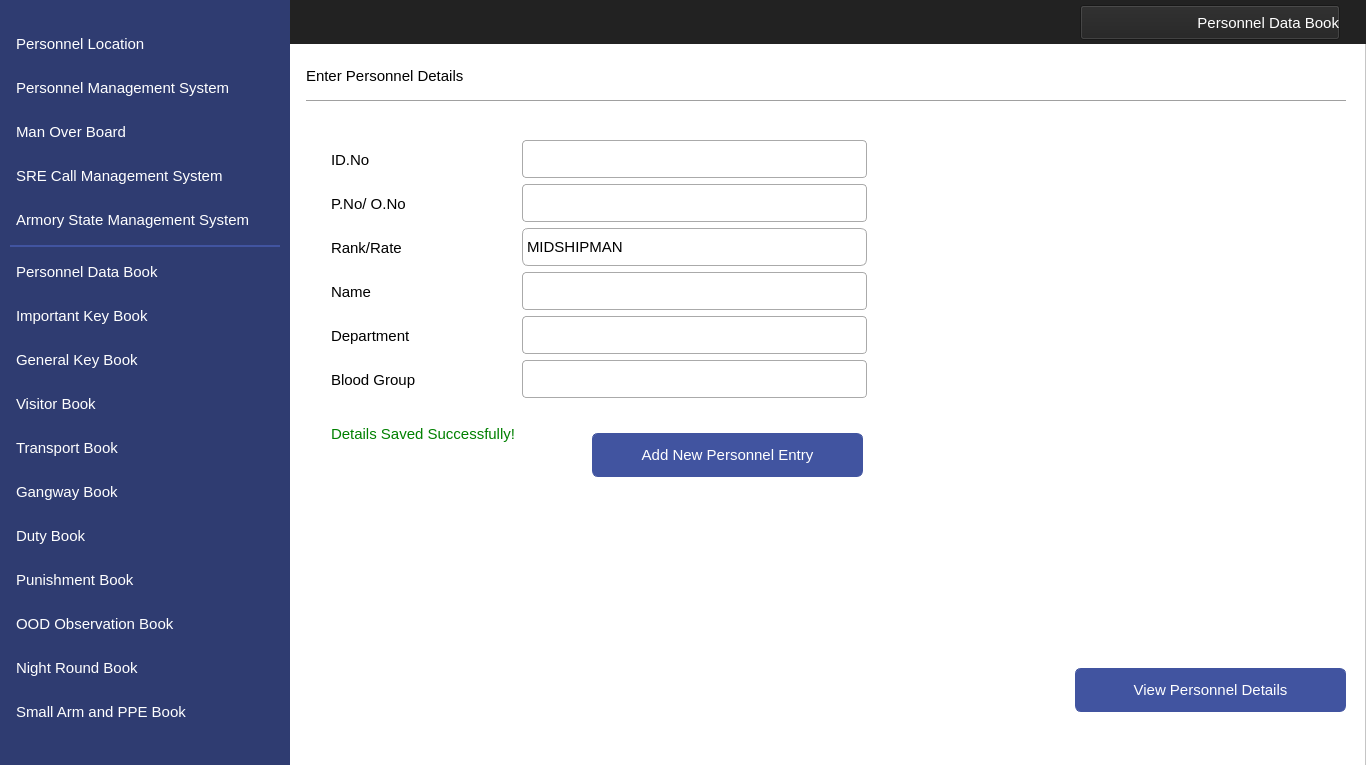
<?xml version="1.0" encoding="UTF-8"?>
<ui version="4.0">
 <class>MainWindow</class>
 <widget class="QMainWindow" name="MainWindow">
  <property name="geometry">
   <rect>
    <x>0</x>
    <y>0</y>
    <width>1366</width>
    <height>765</height>
   </rect>
  </property>
  <property name="windowTitle">
   <string>MainWindow</string>
  </property>
  <widget class="QWidget" name="centralwidget">
   <widget class="QFrame" name="frame">
    <property name="geometry">
     <rect>
      <x>0</x>
      <y>0</y>
      <width>1366</width>
      <height>768</height>
     </rect>
    </property>
    <property name="styleSheet">
     <string notr="true">background-color: #ffffff</string>
    </property>
    <property name="frameShape">
     <enum>QFrame::StyledPanel</enum>
    </property>
    <property name="frameShadow">
     <enum>QFrame::Raised</enum>
    </property>
    <widget class="QLabel" name="label">
     <property name="geometry">
      <rect>
       <x>0</x>
       <y>0</y>
       <width>290</width>
       <height>768</height>
      </rect>
     </property>
     <property name="styleSheet">
      <string notr="true">background-image: url(null);
background-color:#2F3C71;</string>
     </property>
     <property name="text">
      <string/>
     </property>
    </widget>
    <widget class="QLabel" name="label_2">
     <property name="geometry">
      <rect>
       <x>0</x>
       <y>0</y>
       <width>1366</width>
       <height>44</height>
      </rect>
     </property>
     <property name="styleSheet">
      <string notr="true">background-image: url(null);
background-color:#222222;</string>
     </property>
     <property name="text">
      <string/>
     </property>
    </widget>
    <widget class="QPushButton" name="navViewPersonnelDetails">
     <property name="geometry">
      <rect>
       <x>1075</x>
       <y>668</y>
       <width>271</width>
       <height>44</height>
      </rect>
     </property>
     <property name="font">
      <font>
       <family>Segoe UI</family>
       <pointsize>11</pointsize>
      </font>
     </property>
     <property name="cursor">
      <cursorShape>PointingHandCursor</cursorShape>
     </property>
     <property name="styleSheet">
      <string notr="true">QPushButton
{
    color: #ffffff;
    background-color:#4154A0;
    border-width: 1px;
    border-color: #4154A0;
    border-style: solid;
    border-radius: 6;
    padding: 3px;
    font-size: 11pt;
    padding-left: 5px;
    padding-right: 5px;
    min-width: 40px;
}

QPushButton:hover
{
    background-color:#384889
}
QPushButton:pressed
{
    background-color: #384889;
 	border-width: 3px;
    border-color: #5C70BC;
    border-style: solid;
    border-radius: 6;

}</string>
     </property>
     <property name="text">
      <string>View Personnel Details</string>
     </property>
     <property name="icon">
      <iconset resource="../IconResource.qrc">
       <normaloff>:/images/viewDetails.png</normaloff>:/images/viewDetails.png</iconset>
     </property>
     <property name="iconSize">
      <size>
       <width>25</width>
       <height>25</height>
      </size>
     </property>
    </widget>
    <widget class="QPushButton" name="navViewPunishment">
     <property name="geometry">
      <rect>
       <x>10</x>
       <y>558</y>
       <width>270</width>
       <height>44</height>
      </rect>
     </property>
     <property name="font">
      <font>
       <family>Segoe UI</family>
       <pointsize>11</pointsize>
      </font>
     </property>
     <property name="cursor">
      <cursorShape>PointingHandCursor</cursorShape>
     </property>
     <property name="styleSheet">
      <string notr="true">QPushButton 
{
    text-align: left;
    color: #ffffff;
    background-color:#2F3C71;
    border-width: 1px;
    border-color: #2F3C71;
    border-style: solid;
    border-radius: 6;
    padding: 3px;
    font-size: 11pt;
    padding-left: 5px;
    padding-right: 5px;
    min-width: 40px;
}

QPushButton:hover
{
    background-color:#4154A0;
}
QPushButton:pressed
{
    background-color: #384889;
 	border-width: 3px;
    border-color: #5C70BC;
    border-style: solid;
    border-radius: 6;

}</string>
     </property>
     <property name="text">
      <string>Punishment Book</string>
     </property>
     <property name="icon">
      <iconset resource="../IconResource.qrc">
       <normaloff>:/images/punishment.png</normaloff>:/images/punishment.png</iconset>
     </property>
     <property name="iconSize">
      <size>
       <width>25</width>
       <height>25</height>
      </size>
     </property>
     <property name="flat">
      <bool>false</bool>
     </property>
    </widget>
    <widget class="QPushButton" name="navViewImpKey">
     <property name="geometry">
      <rect>
       <x>10</x>
       <y>294</y>
       <width>270</width>
       <height>44</height>
      </rect>
     </property>
     <property name="font">
      <font>
       <family>Segoe UI</family>
       <pointsize>11</pointsize>
      </font>
     </property>
     <property name="cursor">
      <cursorShape>PointingHandCursor</cursorShape>
     </property>
     <property name="styleSheet">
      <string notr="true">QPushButton 
{
    text-align: left;
    color: #ffffff;
    background-color:#2F3C71;
    border-width: 1px;
    border-color: #2F3C71;
    border-style: solid;
    border-radius: 6;
    padding: 3px;
    font-size: 11pt;
    padding-left: 5px;
    padding-right: 5px;
    min-width: 40px;
}

QPushButton:hover
{
    background-color:#4154A0;
}
QPushButton:pressed
{
    background-color: #384889;
 	border-width: 3px;
    border-color: #5C70BC;
    border-style: solid;
    border-radius: 6;

}</string>
     </property>
     <property name="text">
      <string>Important Key Book</string>
     </property>
     <property name="icon">
      <iconset resource="../IconResource.qrc">
       <normaloff>:/images/impKey.png</normaloff>:/images/impKey.png</iconset>
     </property>
     <property name="iconSize">
      <size>
       <width>25</width>
       <height>25</height>
      </size>
     </property>
     <property name="flat">
      <bool>false</bool>
     </property>
    </widget>
    <widget class="QPushButton" name="navViewGenKey">
     <property name="geometry">
      <rect>
       <x>10</x>
       <y>338</y>
       <width>270</width>
       <height>44</height>
      </rect>
     </property>
     <property name="font">
      <font>
       <family>Segoe UI</family>
       <pointsize>11</pointsize>
      </font>
     </property>
     <property name="cursor">
      <cursorShape>PointingHandCursor</cursorShape>
     </property>
     <property name="styleSheet">
      <string notr="true">QPushButton 
{
    text-align: left;
    color: #ffffff;
    background-color:#2F3C71;
    border-width: 1px;
    border-color: #2F3C71;
    border-style: solid;
    border-radius: 6;
    padding: 3px;
    font-size: 11pt;
    padding-left: 5px;
    padding-right: 5px;
    min-width: 40px;
}

QPushButton:hover
{
    background-color:#4154A0;
}
QPushButton:pressed
{
    background-color: #384889;
 	border-width: 3px;
    border-color: #5C70BC;
    border-style: solid;
    border-radius: 6;

}</string>
     </property>
     <property name="text">
      <string>General Key Book</string>
     </property>
     <property name="icon">
      <iconset resource="../IconResource.qrc">
       <normaloff>:/images/genKey.png</normaloff>:/images/genKey.png</iconset>
     </property>
     <property name="iconSize">
      <size>
       <width>25</width>
       <height>25</height>
      </size>
     </property>
     <property name="flat">
      <bool>false</bool>
     </property>
    </widget>
    <widget class="QPushButton" name="navViewVisitor">
     <property name="geometry">
      <rect>
       <x>10</x>
       <y>382</y>
       <width>270</width>
       <height>44</height>
      </rect>
     </property>
     <property name="font">
      <font>
       <family>Segoe UI</family>
       <pointsize>11</pointsize>
      </font>
     </property>
     <property name="cursor">
      <cursorShape>PointingHandCursor</cursorShape>
     </property>
     <property name="styleSheet">
      <string notr="true">QPushButton 
{
    text-align: left;
    color: #ffffff;
    background-color:#2F3C71;
    border-width: 1px;
    border-color: #2F3C71;
    border-style: solid;
    border-radius: 6;
    padding: 3px;
    font-size: 11pt;
    padding-left: 5px;
    padding-right: 5px;
    min-width: 40px;
}

QPushButton:hover
{
    background-color:#4154A0;
}

QPushButton:pressed
{
    background-color: #384889;
 	border-width: 3px;
    border-color: #5C70BC;
    border-style: solid;
    border-radius: 6;
}</string>
     </property>
     <property name="text">
      <string>Visitor Book</string>
     </property>
     <property name="icon">
      <iconset resource="../IconResource.qrc">
       <normaloff>:/images/visitor.png</normaloff>:/images/visitor.png</iconset>
     </property>
     <property name="iconSize">
      <size>
       <width>25</width>
       <height>25</height>
      </size>
     </property>
     <property name="flat">
      <bool>false</bool>
     </property>
    </widget>
    <widget class="QPushButton" name="navViewTransport">
     <property name="geometry">
      <rect>
       <x>10</x>
       <y>426</y>
       <width>270</width>
       <height>44</height>
      </rect>
     </property>
     <property name="font">
      <font>
       <family>Segoe UI</family>
       <pointsize>11</pointsize>
      </font>
     </property>
     <property name="cursor">
      <cursorShape>PointingHandCursor</cursorShape>
     </property>
     <property name="styleSheet">
      <string notr="true">QPushButton 
{
    text-align: left;
    color: #ffffff;
    background-color:#2F3C71;
    border-width: 1px;
    border-color: #2F3C71;
    border-style: solid;
    border-radius: 6;
    padding: 3px;
    font-size: 11pt;
    padding-left: 5px;
    padding-right: 5px;
    min-width: 40px;
}

QPushButton:hover
{
    background-color:#4154A0;
}
QPushButton:pressed
{
    background-color: #384889;
 	border-width: 3px;
    border-color: #5C70BC;
    border-style: solid;
    border-radius: 6;

}</string>
     </property>
     <property name="text">
      <string>Transport Book</string>
     </property>
     <property name="icon">
      <iconset resource="../IconResource.qrc">
       <normaloff>:/images/transport.png</normaloff>:/images/transport.png</iconset>
     </property>
     <property name="iconSize">
      <size>
       <width>25</width>
       <height>25</height>
      </size>
     </property>
     <property name="flat">
      <bool>false</bool>
     </property>
    </widget>
    <widget class="QPushButton" name="navViewGangway">
     <property name="geometry">
      <rect>
       <x>10</x>
       <y>470</y>
       <width>270</width>
       <height>44</height>
      </rect>
     </property>
     <property name="font">
      <font>
       <family>Segoe UI</family>
       <pointsize>11</pointsize>
      </font>
     </property>
     <property name="cursor">
      <cursorShape>PointingHandCursor</cursorShape>
     </property>
     <property name="styleSheet">
      <string notr="true">QPushButton 
{
    text-align: left;
    color: #ffffff;
    background-color:#2F3C71;
    border-width: 1px;
    border-color: #2F3C71;
    border-style: solid;
    border-radius: 6;
    padding: 3px;
    font-size: 11pt;
    padding-left: 5px;
    padding-right: 5px;
    min-width: 40px;
}

QPushButton:hover
{
    background-color:#4154A0;
}
QPushButton:pressed
{
    background-color: #384889;
 	border-width: 3px;
    border-color: #5C70BC;
    border-style: solid;
    border-radius: 6;

}</string>
     </property>
     <property name="text">
      <string>Gangway Book</string>
     </property>
     <property name="icon">
      <iconset resource="../IconResource.qrc">
       <normaloff>:/images/gangway.png</normaloff>:/images/gangway.png</iconset>
     </property>
     <property name="iconSize">
      <size>
       <width>25</width>
       <height>25</height>
      </size>
     </property>
     <property name="flat">
      <bool>false</bool>
     </property>
    </widget>
    <widget class="QPushButton" name="navViewDuty">
     <property name="geometry">
      <rect>
       <x>10</x>
       <y>514</y>
       <width>270</width>
       <height>44</height>
      </rect>
     </property>
     <property name="font">
      <font>
       <family>Segoe UI</family>
       <pointsize>11</pointsize>
      </font>
     </property>
     <property name="cursor">
      <cursorShape>PointingHandCursor</cursorShape>
     </property>
     <property name="styleSheet">
      <string notr="true">QPushButton 
{
    text-align: left;
    color: #ffffff;
    background-color:#2F3C71;
    border-width: 1px;
    border-color: #2F3C71;
    border-style: solid;
    border-radius: 6;
    padding: 3px;
    font-size: 11pt;
    padding-left: 5px;
    padding-right: 5px;
    min-width: 40px;
}

QPushButton:hover
{
    background-color:#4154A0;
}
QPushButton:pressed
{
    background-color: #384889;
 	border-width: 3px;
    border-color: #5C70BC;
    border-style: solid;
    border-radius: 6;

}</string>
     </property>
     <property name="text">
      <string>Duty Book</string>
     </property>
     <property name="icon">
      <iconset resource="../IconResource.qrc">
       <normaloff>:/images/duty.png</normaloff>:/images/duty.png</iconset>
     </property>
     <property name="iconSize">
      <size>
       <width>25</width>
       <height>25</height>
      </size>
     </property>
     <property name="flat">
      <bool>false</bool>
     </property>
    </widget>
    <widget class="QPushButton" name="navViewNight">
     <property name="geometry">
      <rect>
       <x>10</x>
       <y>646</y>
       <width>270</width>
       <height>44</height>
      </rect>
     </property>
     <property name="font">
      <font>
       <family>Segoe UI</family>
       <pointsize>11</pointsize>
      </font>
     </property>
     <property name="cursor">
      <cursorShape>PointingHandCursor</cursorShape>
     </property>
     <property name="styleSheet">
      <string notr="true">QPushButton 
{
    text-align: left;
    color: #ffffff;
    background-color:#2F3C71;
    border-width: 1px;
    border-color: #2F3C71;
    border-style: solid;
    border-radius: 6;
    padding: 3px;
    font-size: 11pt;
    padding-left: 5px;
    padding-right: 5px;
    min-width: 40px;
}

QPushButton:hover
{
    background-color:#4154A0;
}
QPushButton:pressed
{
    background-color: #384889;
 	border-width: 3px;
    border-color: #5C70BC;
    border-style: solid;
    border-radius: 6;

}</string>
     </property>
     <property name="text">
      <string>Night Round Book</string>
     </property>
     <property name="icon">
      <iconset resource="../IconResource.qrc">
       <normaloff>:/images/night.png</normaloff>:/images/night.png</iconset>
     </property>
     <property name="iconSize">
      <size>
       <width>25</width>
       <height>25</height>
      </size>
     </property>
     <property name="flat">
      <bool>false</bool>
     </property>
    </widget>
    <widget class="QLabel" name="label_4">
     <property name="geometry">
      <rect>
       <x>10</x>
       <y>245</y>
       <width>270</width>
       <height>2</height>
      </rect>
     </property>
     <property name="styleSheet">
      <string notr="true">background-color:#4154A0;</string>
     </property>
     <property name="text">
      <string/>
     </property>
    </widget>
    <widget class="QPushButton" name="navViewMOB">
     <property name="geometry">
      <rect>
       <x>10</x>
       <y>110</y>
       <width>270</width>
       <height>44</height>
      </rect>
     </property>
     <property name="font">
      <font>
       <family>Segoe UI</family>
       <pointsize>11</pointsize>
      </font>
     </property>
     <property name="cursor">
      <cursorShape>PointingHandCursor</cursorShape>
     </property>
     <property name="styleSheet">
      <string notr="true">QPushButton 
{
    text-align: left;
    color: #ffffff;
    background-color:#2F3C71;
    border-width: 1px;
    border-color: #2F3C71;
    border-style: solid;
    border-radius: 6;
    padding: 3px;
    font-size: 11pt;
    padding-left: 5px;
    padding-right: 5px;
    min-width: 40px;
}

QPushButton:hover
{
    background-color:#4154A0;
}
QPushButton:pressed
{
    background-color: #384889;
 	border-width: 3px;
    border-color: #5C70BC;
    border-style: solid;
    border-radius: 6;

}</string>
     </property>
     <property name="text">
      <string>Man Over Board</string>
     </property>
     <property name="icon">
      <iconset resource="../IconResource.qrc">
       <normaloff>:/images/mob.png</normaloff>:/images/mob.png</iconset>
     </property>
     <property name="iconSize">
      <size>
       <width>32</width>
       <height>32</height>
      </size>
     </property>
     <property name="flat">
      <bool>false</bool>
     </property>
    </widget>
    <widget class="QPushButton" name="navViewLocation">
     <property name="geometry">
      <rect>
       <x>10</x>
       <y>22</y>
       <width>270</width>
       <height>44</height>
      </rect>
     </property>
     <property name="font">
      <font>
       <family>Segoe UI</family>
       <pointsize>11</pointsize>
      </font>
     </property>
     <property name="cursor">
      <cursorShape>PointingHandCursor</cursorShape>
     </property>
     <property name="styleSheet">
      <string notr="true">QPushButton 
{
    text-align: left;
    color: #ffffff;
    background-color:#2F3C71;
    border-width: 1px;
    border-color: #2F3C71;
    border-style: solid;
    border-radius: 6;
    padding: 3px;
    font-size: 11pt;
    padding-left: 5px;
    padding-right: 5px;
    min-width: 40px;
}

QPushButton:hover
{
    background-color:#4154A0;
}
QPushButton:pressed
{
    background-color: #384889;
 	border-width: 3px;
    border-color: #5C70BC;
    border-style: solid;
    border-radius: 6;

}</string>
     </property>
     <property name="text">
      <string>Personnel Location</string>
     </property>
     <property name="icon">
      <iconset resource="../IconResource.qrc">
       <normaloff>:/images/locate.png</normaloff>:/images/locate.png</iconset>
     </property>
     <property name="iconSize">
      <size>
       <width>25</width>
       <height>25</height>
      </size>
     </property>
     <property name="flat">
      <bool>false</bool>
     </property>
    </widget>
    <widget class="QPushButton" name="navViewMangement">
     <property name="geometry">
      <rect>
       <x>10</x>
       <y>66</y>
       <width>270</width>
       <height>44</height>
      </rect>
     </property>
     <property name="font">
      <font>
       <family>Segoe UI</family>
       <pointsize>11</pointsize>
      </font>
     </property>
     <property name="cursor">
      <cursorShape>PointingHandCursor</cursorShape>
     </property>
     <property name="styleSheet">
      <string notr="true">QPushButton 
{
    text-align: left;
    color: #ffffff;
    background-color:#2F3C71;
    border-width: 1px;
    border-color: #2F3C71;
    border-style: solid;
    border-radius: 6;
    padding: 3px;
    font-size: 11pt;
    padding-left: 5px;
    padding-right: 5px;
    min-width: 40px;
}

QPushButton:hover
{
    background-color:#4154A0;
}
QPushButton:pressed
{
    background-color: #384889;
 	border-width: 3px;
    border-color: #5C70BC;
    border-style: solid;
    border-radius: 6;

}</string>
     </property>
     <property name="text">
      <string>Personnel Management System</string>
     </property>
     <property name="icon">
      <iconset resource="../IconResource.qrc">
       <normaloff>:/images/personnel.png</normaloff>:/images/personnel.png</iconset>
     </property>
     <property name="iconSize">
      <size>
       <width>32</width>
       <height>32</height>
      </size>
     </property>
     <property name="flat">
      <bool>false</bool>
     </property>
    </widget>
    <widget class="QPushButton" name="navViewPPE">
     <property name="geometry">
      <rect>
       <x>10</x>
       <y>690</y>
       <width>270</width>
       <height>44</height>
      </rect>
     </property>
     <property name="font">
      <font>
       <family>Segoe UI</family>
       <pointsize>11</pointsize>
      </font>
     </property>
     <property name="cursor">
      <cursorShape>PointingHandCursor</cursorShape>
     </property>
     <property name="styleSheet">
      <string notr="true">QPushButton 
{
    text-align: left;
    color: #ffffff;
    background-color:#2F3C71;
    border-width: 1px;
    border-color: #2F3C71;
    border-style: solid;
    border-radius: 6;
    padding: 3px;
    font-size: 11pt;
    padding-left: 5px;
    padding-right: 5px;
    min-width: 40px;
}

QPushButton:hover
{
    background-color:#4154A0;
}
QPushButton:pressed
{
    background-color: #384889;
 	border-width: 3px;
    border-color: #5C70BC;
    border-style: solid;
    border-radius: 6;

}</string>
     </property>
     <property name="text">
      <string>Small Arm and PPE Book</string>
     </property>
     <property name="icon">
      <iconset resource="../IconResource.qrc">
       <normaloff>:/images/armPPE.png</normaloff>:/images/armPPE.png</iconset>
     </property>
     <property name="iconSize">
      <size>
       <width>25</width>
       <height>25</height>
      </size>
     </property>
     <property name="flat">
      <bool>false</bool>
     </property>
    </widget>
    <widget class="QPushButton" name="navViewOOD">
     <property name="geometry">
      <rect>
       <x>10</x>
       <y>602</y>
       <width>270</width>
       <height>44</height>
      </rect>
     </property>
     <property name="font">
      <font>
       <family>Segoe UI</family>
       <pointsize>11</pointsize>
      </font>
     </property>
     <property name="cursor">
      <cursorShape>PointingHandCursor</cursorShape>
     </property>
     <property name="styleSheet">
      <string notr="true">QPushButton 
{
    text-align: left;
    color: #ffffff;
    background-color:#2F3C71;
    border-width: 1px;
    border-color: #2F3C71;
    border-style: solid;
    border-radius: 6;
    padding: 3px;
    font-size: 11pt;
    padding-left: 5px;
    padding-right: 5px;
    min-width: 40px;
}

QPushButton:hover
{
    background-color:#4154A0;
}
QPushButton:pressed
{
    background-color: #384889;
 	border-width: 3px;
    border-color: #5C70BC;
    border-style: solid;
    border-radius: 6;

}</string>
     </property>
     <property name="text">
      <string>OOD Observation Book</string>
     </property>
     <property name="icon">
      <iconset resource="../IconResource.qrc">
       <normaloff>:/images/oodObserve.png</normaloff>:/images/oodObserve.png</iconset>
     </property>
     <property name="iconSize">
      <size>
       <width>25</width>
       <height>25</height>
      </size>
     </property>
     <property name="flat">
      <bool>false</bool>
     </property>
    </widget>
    <widget class="QPushButton" name="navViewCMS">
     <property name="geometry">
      <rect>
       <x>10</x>
       <y>154</y>
       <width>270</width>
       <height>44</height>
      </rect>
     </property>
     <property name="font">
      <font>
       <family>Segoe UI</family>
       <pointsize>11</pointsize>
      </font>
     </property>
     <property name="cursor">
      <cursorShape>PointingHandCursor</cursorShape>
     </property>
     <property name="styleSheet">
      <string notr="true">QPushButton 
{
    text-align: left;
    color: #ffffff;
    background-color:#2F3C71;
    border-width: 1px;
    border-color: #2F3C71;
    border-style: solid;
    border-radius: 6;
    padding: 3px;
    font-size: 11pt;
    padding-left: 5px;
    padding-right: 5px;
    min-width: 40px;
}

QPushButton:hover
{
    background-color:#4154A0;
}
QPushButton:pressed
{
    background-color: #384889;
 	border-width: 3px;
    border-color: #5C70BC;
    border-style: solid;
    border-radius: 6;

}</string>
     </property>
     <property name="text">
      <string>SRE Call Management System</string>
     </property>
     <property name="icon">
      <iconset resource="../IconResource.qrc">
       <normaloff>:/images/sreCall.png</normaloff>:/images/sreCall.png</iconset>
     </property>
     <property name="iconSize">
      <size>
       <width>25</width>
       <height>25</height>
      </size>
     </property>
     <property name="flat">
      <bool>false</bool>
     </property>
    </widget>
    <widget class="QLabel" name="label_7">
     <property name="geometry">
      <rect>
       <x>331</x>
       <y>138</y>
       <width>191</width>
       <height>44</height>
      </rect>
     </property>
     <property name="font">
      <font>
       <family>Segoe UI</family>
       <pointsize>11</pointsize>
      </font>
     </property>
     <property name="layoutDirection">
      <enum>Qt::LeftToRight</enum>
     </property>
     <property name="styleSheet">
      <string notr="true">color: #000000;
background-color:#ffffff;
font-size: 11pt</string>
     </property>
     <property name="text">
      <string>ID.No</string>
     </property>
     <property name="alignment">
      <set>Qt::AlignLeading|Qt::AlignLeft|Qt::AlignVCenter</set>
     </property>
    </widget>
    <widget class="QLineEdit" name="edtID">
     <property name="geometry">
      <rect>
       <x>522</x>
       <y>140</y>
       <width>345</width>
       <height>38</height>
      </rect>
     </property>
     <property name="font">
      <font>
       <family>Segoe UI</family>
       <pointsize>11</pointsize>
      </font>
     </property>
     <property name="styleSheet">
      <string notr="true">QLineEdit{
    border:1px solid #aaa;
    border-radius:4px;
    outline:none;
    padding:6px;
    box-sizing:border-box;
    transition:.3s;
  }
  QLineEdit:hover{
	 border:1px solid #000;	
 	transition:.3s;
}
  QLineEdit:focus{
    border-color:dodgerBlue;
    box-shadow:0 0 8px 0 dodgerBlue;
  }</string>
     </property>
    </widget>
    <widget class="QLabel" name="label_8">
     <property name="geometry">
      <rect>
       <x>331</x>
       <y>182</y>
       <width>191</width>
       <height>44</height>
      </rect>
     </property>
     <property name="font">
      <font>
       <family>Segoe UI</family>
       <pointsize>11</pointsize>
      </font>
     </property>
     <property name="layoutDirection">
      <enum>Qt::LeftToRight</enum>
     </property>
     <property name="styleSheet">
      <string notr="true">color: #000000;
background-color:#ffffff;
font-size: 11pt</string>
     </property>
     <property name="text">
      <string>P.No/ O.No</string>
     </property>
     <property name="alignment">
      <set>Qt::AlignLeading|Qt::AlignLeft|Qt::AlignVCenter</set>
     </property>
    </widget>
    <widget class="QLineEdit" name="edtPNO">
     <property name="geometry">
      <rect>
       <x>522</x>
       <y>184</y>
       <width>345</width>
       <height>38</height>
      </rect>
     </property>
     <property name="font">
      <font>
       <family>Segoe UI</family>
       <pointsize>11</pointsize>
      </font>
     </property>
     <property name="styleSheet">
      <string notr="true">QLineEdit{
    border:1px solid #aaa;
    border-radius:4px;
    outline:none;
    padding:6px;
    box-sizing:border-box;
    transition:.3s;
  }
  QLineEdit:hover{
	 border:1px solid #000;	
 	transition:.3s;
}
  QLineEdit:focus{
    border-color:dodgerBlue;
    box-shadow:0 0 8px 0 dodgerBlue;
  }</string>
     </property>
    </widget>
    <widget class="QLabel" name="label_9">
     <property name="geometry">
      <rect>
       <x>331</x>
       <y>226</y>
       <width>191</width>
       <height>44</height>
      </rect>
     </property>
     <property name="font">
      <font>
       <family>Segoe UI</family>
       <pointsize>11</pointsize>
      </font>
     </property>
     <property name="layoutDirection">
      <enum>Qt::LeftToRight</enum>
     </property>
     <property name="styleSheet">
      <string notr="true">color: #000000;
background-color:#ffffff;
font-size: 11pt</string>
     </property>
     <property name="text">
      <string>Rank/Rate</string>
     </property>
     <property name="alignment">
      <set>Qt::AlignLeading|Qt::AlignLeft|Qt::AlignVCenter</set>
     </property>
    </widget>
    <widget class="QLabel" name="label_10">
     <property name="geometry">
      <rect>
       <x>331</x>
       <y>270</y>
       <width>191</width>
       <height>44</height>
      </rect>
     </property>
     <property name="font">
      <font>
       <family>Segoe UI</family>
       <pointsize>11</pointsize>
      </font>
     </property>
     <property name="layoutDirection">
      <enum>Qt::LeftToRight</enum>
     </property>
     <property name="styleSheet">
      <string notr="true">color: #000000;
background-color:#ffffff;
font-size: 11pt</string>
     </property>
     <property name="text">
      <string>Name</string>
     </property>
     <property name="alignment">
      <set>Qt::AlignLeading|Qt::AlignLeft|Qt::AlignVCenter</set>
     </property>
    </widget>
    <widget class="QLabel" name="label_11">
     <property name="geometry">
      <rect>
       <x>331</x>
       <y>314</y>
       <width>191</width>
       <height>44</height>
      </rect>
     </property>
     <property name="font">
      <font>
       <family>Segoe UI</family>
       <pointsize>11</pointsize>
      </font>
     </property>
     <property name="layoutDirection">
      <enum>Qt::LeftToRight</enum>
     </property>
     <property name="styleSheet">
      <string notr="true">color: #000000;
background-color:#ffffff;
font-size: 11pt</string>
     </property>
     <property name="text">
      <string>Department</string>
     </property>
     <property name="alignment">
      <set>Qt::AlignLeading|Qt::AlignLeft|Qt::AlignVCenter</set>
     </property>
    </widget>
    <widget class="QLabel" name="label_12">
     <property name="geometry">
      <rect>
       <x>331</x>
       <y>358</y>
       <width>191</width>
       <height>44</height>
      </rect>
     </property>
     <property name="font">
      <font>
       <family>Segoe UI</family>
       <pointsize>11</pointsize>
      </font>
     </property>
     <property name="layoutDirection">
      <enum>Qt::LeftToRight</enum>
     </property>
     <property name="styleSheet">
      <string notr="true">color: #000000;
background-color:#ffffff;
font-size: 11pt</string>
     </property>
     <property name="text">
      <string>Blood Group</string>
     </property>
     <property name="alignment">
      <set>Qt::AlignLeading|Qt::AlignLeft|Qt::AlignVCenter</set>
     </property>
    </widget>
    <widget class="QLabel" name="lblDataEntrySuccessful">
     <property name="enabled">
      <bool>true</bool>
     </property>
     <property name="geometry">
      <rect>
       <x>331</x>
       <y>412</y>
       <width>361</width>
       <height>44</height>
      </rect>
     </property>
     <property name="font">
      <font>
       <family>Segoe UI</family>
       <pointsize>11</pointsize>
      </font>
     </property>
     <property name="layoutDirection">
      <enum>Qt::LeftToRight</enum>
     </property>
     <property name="styleSheet">
      <string notr="true">color: green;
background-color:#ffffff;
font-size: 11pt</string>
     </property>
     <property name="text">
      <string>Details Saved Successfully!</string>
     </property>
     <property name="alignment">
      <set>Qt::AlignLeading|Qt::AlignLeft|Qt::AlignVCenter</set>
     </property>
    </widget>
    <widget class="QPushButton" name="pushButton">
     <property name="enabled">
      <bool>true</bool>
     </property>
     <property name="geometry">
      <rect>
       <x>1080</x>
       <y>5</y>
       <width>260</width>
       <height>35</height>
      </rect>
     </property>
     <property name="font">
      <font>
       <family>Segoe UI</family>
       <pointsize>11</pointsize>
      </font>
     </property>
     <property name="styleSheet">
      <string notr="true"> text-align: right;
    color: #ffffff;
    background-color:#222222;</string>
     </property>
     <property name="text">
      <string>Personnel Data Book</string>
     </property>
     <property name="icon">
      <iconset resource="../IconResource.qrc">
       <normaloff>:/images/personnelData.png</normaloff>:/images/personnelData.png</iconset>
     </property>
     <property name="iconSize">
      <size>
       <width>32</width>
       <height>32</height>
      </size>
     </property>
    </widget>
    <widget class="QPushButton" name="pushButton_2">
     <property name="enabled">
      <bool>true</bool>
     </property>
     <property name="geometry">
      <rect>
       <x>306</x>
       <y>680</y>
       <width>100</width>
       <height>80</height>
      </rect>
     </property>
     <property name="styleSheet">
      <string notr="true"> border:1px solid #fff;
    border-radius:4px;
    outline:none;</string>
     </property>
     <property name="text">
      <string/>
     </property>
     <property name="icon">
      <iconset resource="../IconResource.qrc">
       <normaloff>:/images/logoMTIP.png</normaloff>:/images/logoMTIP.png</iconset>
     </property>
     <property name="iconSize">
      <size>
       <width>200</width>
       <height>200</height>
      </size>
     </property>
    </widget>
    <widget class="QPushButton" name="navViewPersonnel">
     <property name="geometry">
      <rect>
       <x>10</x>
       <y>250</y>
       <width>270</width>
       <height>44</height>
      </rect>
     </property>
     <property name="font">
      <font>
       <family>Segoe UI</family>
       <pointsize>11</pointsize>
      </font>
     </property>
     <property name="cursor">
      <cursorShape>PointingHandCursor</cursorShape>
     </property>
     <property name="styleSheet">
      <string notr="true">QPushButton 
{
    text-align: left;
    color: #ffffff;
    background-color:#2F3C71;
    border-width: 1px;
    border-color: #2F3C71;
    border-style: solid;
    border-radius: 6;
    padding: 3px;
    font-size: 11pt;
    padding-left: 5px;
    padding-right: 5px;
    min-width: 40px;
}

QPushButton:hover
{
    background-color:#4154A0;
}
QPushButton:active
{
    background-color:#4154A0;
}
QPushButton:pressed
{
    background-color: #384889;
 	border-width: 3px;
    border-color: #5C70BC;
    border-style: solid;
    border-radius: 6;

}</string>
     </property>
     <property name="text">
      <string>Personnel Data Book</string>
     </property>
     <property name="icon">
      <iconset resource="../IconResource.qrc">
       <normaloff>:/images/personnelData.png</normaloff>:/images/personnelData.png</iconset>
     </property>
     <property name="iconSize">
      <size>
       <width>25</width>
       <height>25</height>
      </size>
     </property>
     <property name="flat">
      <bool>false</bool>
     </property>
    </widget>
    <widget class="QLineEdit" name="edtName">
     <property name="geometry">
      <rect>
       <x>522</x>
       <y>272</y>
       <width>345</width>
       <height>38</height>
      </rect>
     </property>
     <property name="font">
      <font>
       <family>Segoe UI</family>
       <pointsize>11</pointsize>
      </font>
     </property>
     <property name="styleSheet">
      <string notr="true">QLineEdit{
    border:1px solid #aaa;
    border-radius:4px;
    outline:none;
    padding:6px;
    box-sizing:border-box;
    transition:.3s;
  }
  QLineEdit:hover{
	 border:1px solid #000;	
 	transition:.3s;
}
  QLineEdit:focus{
    border-color:dodgerBlue;
    box-shadow:0 0 8px 0 dodgerBlue;
  }</string>
     </property>
    </widget>
    <widget class="QLineEdit" name="edtDepartment">
     <property name="geometry">
      <rect>
       <x>522</x>
       <y>316</y>
       <width>345</width>
       <height>38</height>
      </rect>
     </property>
     <property name="font">
      <font>
       <family>Segoe UI</family>
       <pointsize>11</pointsize>
      </font>
     </property>
     <property name="styleSheet">
      <string notr="true">QLineEdit{
    border:1px solid #aaa;
    border-radius:4px;
    outline:none;
    padding:6px;
    box-sizing:border-box;
    transition:.3s;
  }
  QLineEdit:hover{
	 border:1px solid #000;	
 	transition:.3s;
}
  QLineEdit:focus{
    border-color:dodgerBlue;
    box-shadow:0 0 8px 0 dodgerBlue;
  }</string>
     </property>
    </widget>
    <widget class="QLineEdit" name="edtBloodGroup">
     <property name="geometry">
      <rect>
       <x>522</x>
       <y>360</y>
       <width>345</width>
       <height>38</height>
      </rect>
     </property>
     <property name="font">
      <font>
       <family>Segoe UI</family>
       <pointsize>11</pointsize>
      </font>
     </property>
     <property name="styleSheet">
      <string notr="true">QLineEdit{
    border:1px solid #aaa;
    border-radius:4px;
    outline:none;
    padding:6px;
    box-sizing:border-box;
    transition:.3s;
  }
  QLineEdit:hover{
	 border:1px solid #000;	
 	transition:.3s;
}
  QLineEdit:focus{
    border-color:dodgerBlue;
    box-shadow:0 0 8px 0 dodgerBlue;
  }</string>
     </property>
    </widget>
    <widget class="QPushButton" name="navViewState">
     <property name="geometry">
      <rect>
       <x>10</x>
       <y>198</y>
       <width>270</width>
       <height>44</height>
      </rect>
     </property>
     <property name="font">
      <font>
       <family>Segoe UI</family>
       <pointsize>11</pointsize>
      </font>
     </property>
     <property name="cursor">
      <cursorShape>PointingHandCursor</cursorShape>
     </property>
     <property name="styleSheet">
      <string notr="true">QPushButton 
{
    text-align: left;
    color: #ffffff;
    background-color:#2F3C71;
    border-width: 1px;
    border-color: #2F3C71;
    border-style: solid;
    border-radius: 6;
    padding: 3px;
    font-size: 11pt;
    padding-left: 5px;
    padding-right: 5px;
    min-width: 40px;
}

QPushButton:hover
{
    background-color:#4154A0;
}
QPushButton:pressed
{
    background-color: #384889;
 	border-width: 3px;
    border-color: #5C70BC;
    border-style: solid;
    border-radius: 6;

}</string>
     </property>
     <property name="text">
      <string>Armory State Management System</string>
     </property>
     <property name="icon">
      <iconset resource="../IconResource.qrc">
       <normaloff>:/images/armoryState.png</normaloff>:/images/armoryState.png</iconset>
     </property>
     <property name="iconSize">
      <size>
       <width>25</width>
       <height>25</height>
      </size>
     </property>
     <property name="flat">
      <bool>false</bool>
     </property>
    </widget>
    <widget class="QComboBox" name="cBoxRank">
     <property name="geometry">
      <rect>
       <x>522</x>
       <y>228</y>
       <width>345</width>
       <height>38</height>
      </rect>
     </property>
     <property name="font">
      <font>
       <family>Segoe UI</family>
       <pointsize>11</pointsize>
       <kerning>true</kerning>
      </font>
     </property>
     <property name="cursor">
      <cursorShape>PointingHandCursor</cursorShape>
     </property>
     <property name="styleSheet">
      <string notr="true">QComboBox{ border-width: 1px;
 border-color: #aaa;
 border-style: solid;
border-radius:6; 
}

QComboBox::drop-down:button{
background-color:transparent;
}
QComboBox::down-arrow {
 
    image: url(C:/Users/home/Desktop/IndoorPoistionInterfaces/InterfaceIcons/dropDown.png);
    width: 25px;
    height: 9px;
}
QComboBox:hover{
	 border:1px solid #000;	
 	transition:.3s;
}
  QComboBox:focus{
    border-color:dodgerBlue;
    box-shadow:0 0 8px 0 dodgerBlue;
  }
</string>
     </property>
     <property name="editable">
      <bool>false</bool>
     </property>
     <property name="frame">
      <bool>true</bool>
     </property>
     <item>
      <property name="text">
       <string>MIDSHIPMAN</string>
      </property>
     </item>
     <item>
      <property name="text">
       <string>SUB LIEUTENANT</string>
      </property>
     </item>
     <item>
      <property name="text">
       <string>LIEUTENANT</string>
      </property>
     </item>
     <item>
      <property name="text">
       <string>LIEUTENANT COMMANDER</string>
      </property>
     </item>
     <item>
      <property name="text">
       <string>COMMANDER</string>
      </property>
     </item>
     <item>
      <property name="text">
       <string>CAPTAIN</string>
      </property>
     </item>
     <item>
      <property name="text">
       <string>COMMODORE</string>
      </property>
     </item>
     <item>
      <property name="text">
       <string>REAR ADMIRAL</string>
      </property>
     </item>
     <item>
      <property name="text">
       <string>VICE ADMIRAL</string>
      </property>
     </item>
     <item>
      <property name="text">
       <string>ADMIRAL</string>
      </property>
     </item>
    </widget>
    <zorder>label_2</zorder>
    <zorder>label</zorder>
    <zorder>navViewPersonnelDetails</zorder>
    <zorder>navViewPunishment</zorder>
    <zorder>navViewImpKey</zorder>
    <zorder>navViewGenKey</zorder>
    <zorder>navViewVisitor</zorder>
    <zorder>navViewTransport</zorder>
    <zorder>navViewGangway</zorder>
    <zorder>navViewDuty</zorder>
    <zorder>navViewNight</zorder>
    <zorder>label_4</zorder>
    <zorder>navViewMOB</zorder>
    <zorder>navViewLocation</zorder>
    <zorder>navViewMangement</zorder>
    <zorder>navViewPPE</zorder>
    <zorder>navViewOOD</zorder>
    <zorder>navViewCMS</zorder>
    <zorder>label_7</zorder>
    <zorder>edtID</zorder>
    <zorder>label_8</zorder>
    <zorder>edtPNO</zorder>
    <zorder>label_9</zorder>
    <zorder>label_10</zorder>
    <zorder>label_11</zorder>
    <zorder>label_12</zorder>
    <zorder>lblDataEntrySuccessful</zorder>
    <zorder>pushButton</zorder>
    <zorder>pushButton_2</zorder>
    <zorder>navViewPersonnel</zorder>
    <zorder>edtName</zorder>
    <zorder>edtDepartment</zorder>
    <zorder>edtBloodGroup</zorder>
    <zorder>navViewState</zorder>
    <zorder>cBoxRank</zorder>
   </widget>
   <widget class="QLabel" name="label_13">
    <property name="geometry">
     <rect>
      <x>306</x>
      <y>100</y>
      <width>1040</width>
      <height>1</height>
     </rect>
    </property>
    <property name="styleSheet">
     <string notr="true">background-color:#A0A0A0;</string>
    </property>
    <property name="text">
     <string/>
    </property>
   </widget>
   <widget class="QLabel" name="label_6">
    <property name="geometry">
     <rect>
      <x>306</x>
      <y>60</y>
      <width>221</width>
      <height>31</height>
     </rect>
    </property>
    <property name="font">
     <font>
      <family>Segoe UI</family>
      <pointsize>11</pointsize>
     </font>
    </property>
    <property name="layoutDirection">
     <enum>Qt::LeftToRight</enum>
    </property>
    <property name="styleSheet">
     <string notr="true">color: #000000;
background-color:#ffffff;
font-size: 11pt</string>
    </property>
    <property name="text">
     <string>Enter Personnel Details</string>
    </property>
    <property name="alignment">
     <set>Qt::AlignLeading|Qt::AlignLeft|Qt::AlignVCenter</set>
    </property>
   </widget>
   <widget class="QPushButton" name="btnAddPersonnelEntry">
    <property name="geometry">
     <rect>
      <x>592</x>
      <y>433</y>
      <width>271</width>
      <height>44</height>
     </rect>
    </property>
    <property name="font">
     <font>
      <family>Segoe UI</family>
      <pointsize>11</pointsize>
     </font>
    </property>
    <property name="cursor">
     <cursorShape>PointingHandCursor</cursorShape>
    </property>
    <property name="styleSheet">
     <string notr="true">QPushButton
{
    color: #ffffff;
    background-color:#4154A0;
    border-width: 1px;
    border-color: #4154A0;
    border-style: solid;
    border-radius: 6;
    padding: 3px;
    font-size: 11pt;
    padding-left: 5px;
    padding-right: 5px;
    min-width: 40px;
}

QPushButton:hover
{
    background-color:#384889
}
QPushButton:pressed
{
    background-color: #384889;
 	border-width: 3px;
    border-color: #5C70BC;
    border-style: solid;
    border-radius: 6;

}</string>
    </property>
    <property name="text">
     <string>Add New Personnel Entry</string>
    </property>
    <property name="icon">
     <iconset resource="../IconResource.qrc">
      <normaloff>:/images/add.png</normaloff>:/images/add.png</iconset>
    </property>
    <property name="iconSize">
     <size>
      <width>25</width>
      <height>25</height>
     </size>
    </property>
   </widget>
  </widget>
 </widget>
 <resources>
  <include location="../IconResource.qrc"/>
 </resources>
 <connections/>
</ui>
